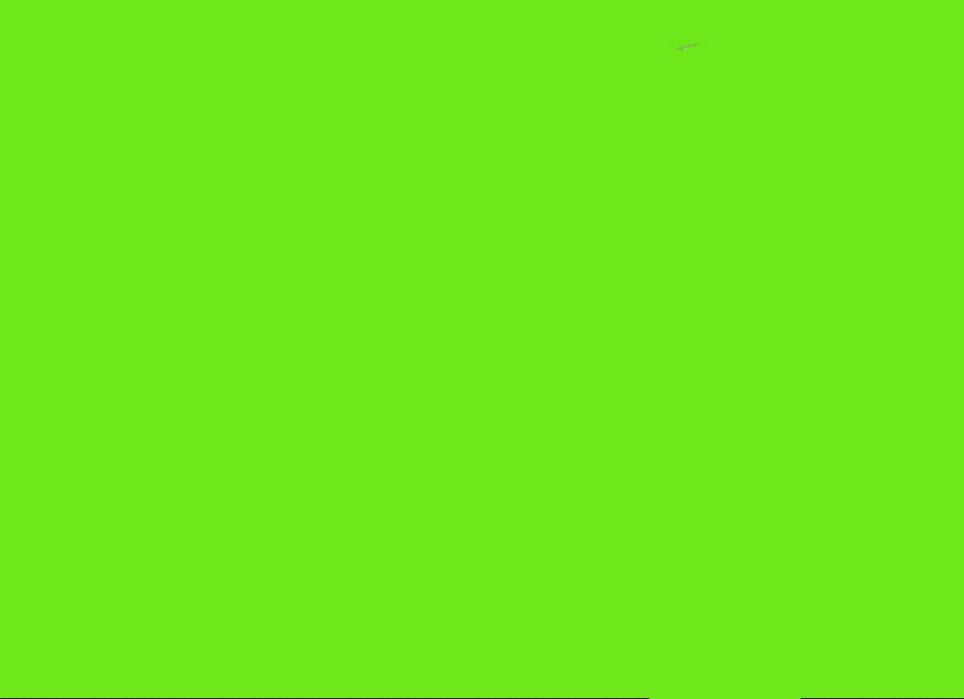
#> input picture Background Subtraction/Image/background4.png, 964 x 699 px, found by its file name
$ jupyter execute Background_Subtraction.ipynb   (shell and % lines are left out)
#> lines starting #> are read from the running program, lines starting #| are printed output that depends on the picture; after the words box and inside, x2 and y2 are one past the last pixel; in counts of white or black regions, pixels touching at a corner belong together; pictures that were not available may be replaced by others from this repository, and a replacement may not be noted
#> further down, bg1 is the input picture: shape (699, 964, 3); mean B, G, R 27, 231.8, 109.9
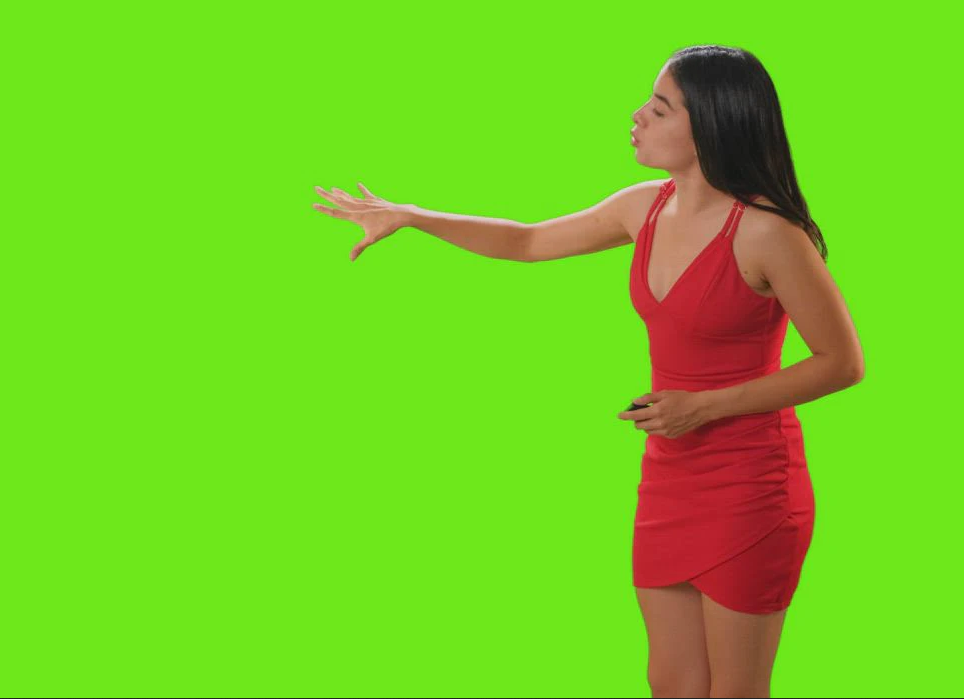
#> input picture Background Subtraction/Image/pg4.png, 964 x 699 px, found by its file name
#> further down, pg4 is the input picture: shape (699, 964, 3); mean B, G, R 32.7, 203.1, 116.8
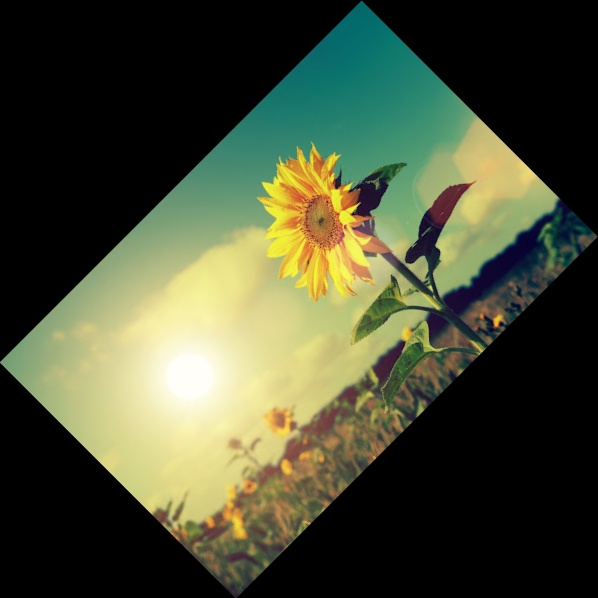
#> input picture Rotate Image/Image/rotate_fill.jpg, 598 x 598 px, given in place of weather_forecast.jpg, which was not available
#> further down, weather_forecast_img is the input picture: shape (598, 598, 3); mean B, G, R 53, 76.4, 71.2
[cell 1]
import cv2
import numpy as np
import matplotlib.pyplot as plt

[cell 2]
# Resize images
def resize(dst, img):
    '''
    dst là ảnh cần resize về cùng kích thước với img
    '''
    width = img.shape[1]
#> width = 964
    height = img.shape[0]
#> height = 699

    dim = (width, height)
#> dim = (964, 699)
    resized = cv2.resize(src=dst, dsize=dim, interpolation = cv2.INTER_AREA)
    return resized


def background_subtraction(foreground, background, weather_bg):
    foreground = cv2.GaussianBlur(foreground, (5, 5), 0)


    diff1 = cv2.subtract(foreground,background)
    diff2 = cv2.subtract(background,foreground)

    diff = diff1+diff2

    diff[abs(diff)<13.0]=0
#> diff: shape (699, 964, 3); mean of channels 0, 1, 2 5.4, 28.8, 9.9

    gray = cv2.cvtColor(diff.astype(np.uint8), cv2.COLOR_BGR2GRAY)
    gray[np.abs(gray) < 10] = 0
#> gray: shape (699, 964); min 0, max 151, mean 20.5
    foreground_mask = gray.astype(np.uint8)
    foreground_mask[foreground_mask>0]=255
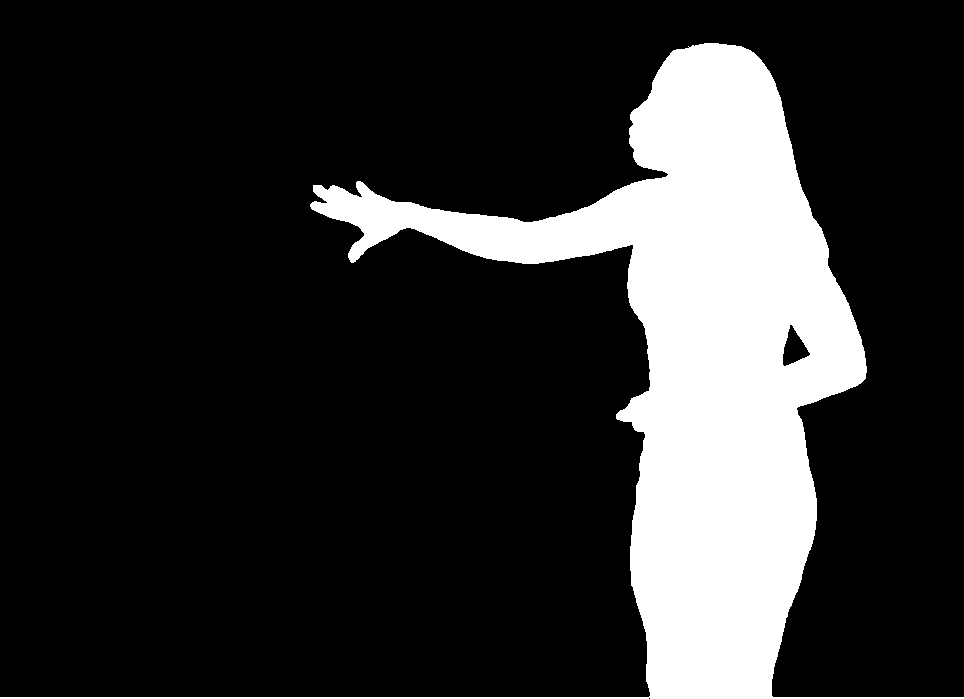
#> foreground_mask: shape (699, 964); 18.6% white; 1 white region, box (x1, y1, x2, y2) and area: (0, 43, 964, 699) 125183

    #invert the mask
    fgmask_inv = cv2.bitwise_not(foreground_mask)
    #use the masks to extract the relevant parts from FG and BG
    foreground_img = cv2.bitwise_and(foreground, foreground, mask = foreground_mask)
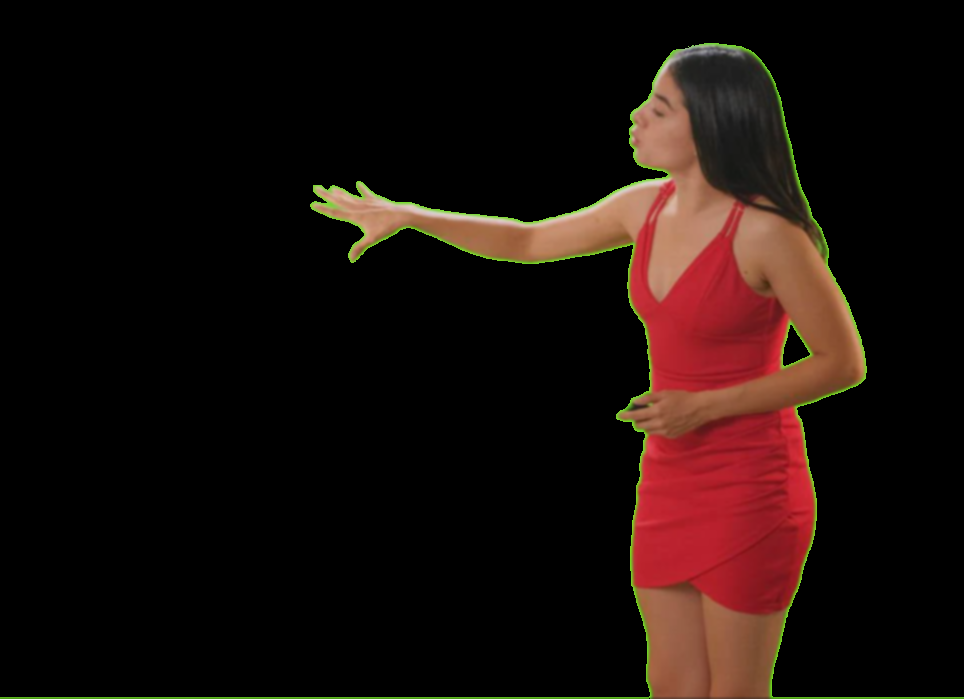
#> foreground_img: shape (699, 964, 3); mean of channels 0, 1, 2 10.7, 14.4, 27.3; drawn as B, G, R
    weatherForecast_img = cv2.bitwise_and(weather_bg, weather_bg, mask = fgmask_inv)
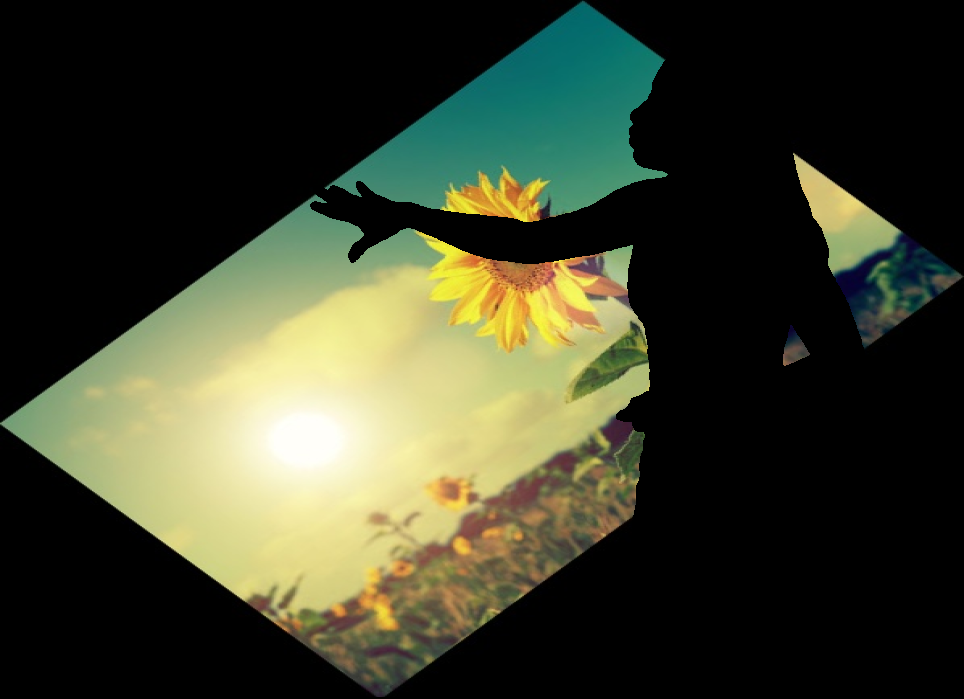
#> weatherForecast_img: shape (699, 964, 3); mean B, G, R 43, 62.2, 58.6

    # [7 lines of commented-out code are left out]

    return foreground_img, weatherForecast_img, foreground_mask

[cell 3]
# Read image
bg1 = cv2.imread('background4.png')
pg4 = cv2.imread('pg4.png')
weather_forecast_img = cv2.imread('weather_forecast.jpg')
# Resize image
pg4_re = resize(pg4, bg1)
weather_forecast_re = resize(weather_forecast_img, bg1)

# background subtraction
foreground_img, weather_forecast_bg, foreground_mask = background_subtraction(pg4_re, bg1, weather_forecast_re)
dst = cv2.add(weather_forecast_bg, foreground_img)
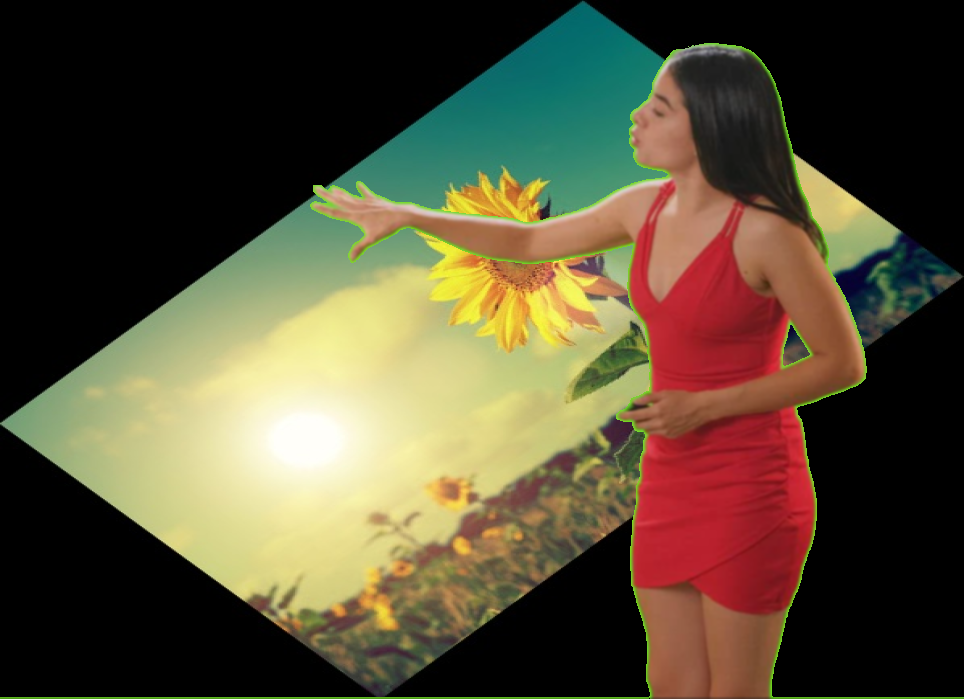
#> dst: shape (699, 964, 3); mean B, G, R 53.7, 76.5, 85.9

[cell 4]
fig = plt.figure()

fig, axes = plt.subplots(nrows = 2, ncols = 3, sharex=True, sharey = True, figsize=(20,15))
axes[0][0].imshow(cv2.cvtColor(bg1, cv2.COLOR_BGR2RGB))
axes[0][0].set_title("Background 1", fontsize=16)
axes[0][0].axis('off')

axes[0][1].imshow(cv2.cvtColor(weather_forecast_re, cv2.COLOR_BGR2RGB))
axes[0][1].set_title("Background 2", fontsize=16)
axes[0][1].axis('off')

axes[0][2].imshow(cv2.cvtColor(pg4, cv2.COLOR_BGR2RGB))
axes[0][2].set_title("Observed Image", fontsize=16)
axes[0][2].axis('off')

axes[1][0].imshow(foreground_mask, cmap="gray")
axes[1][0].set_title("Foreground Mask", fontsize=16)
axes[1][0].axis('off')

axes[1][1].imshow(cv2.cvtColor(foreground_img, cv2.COLOR_BGR2RGB))
axes[1][1].set_title("Segmented Image", fontsize=16)
axes[1][1].axis('off')

axes[1][2].imshow(cv2.cvtColor(dst, cv2.COLOR_BGR2RGB))
axes[1][2].set_title("New Image", fontsize=16)
axes[1][2].axis('off')

fig.tight_layout()

plt.show()
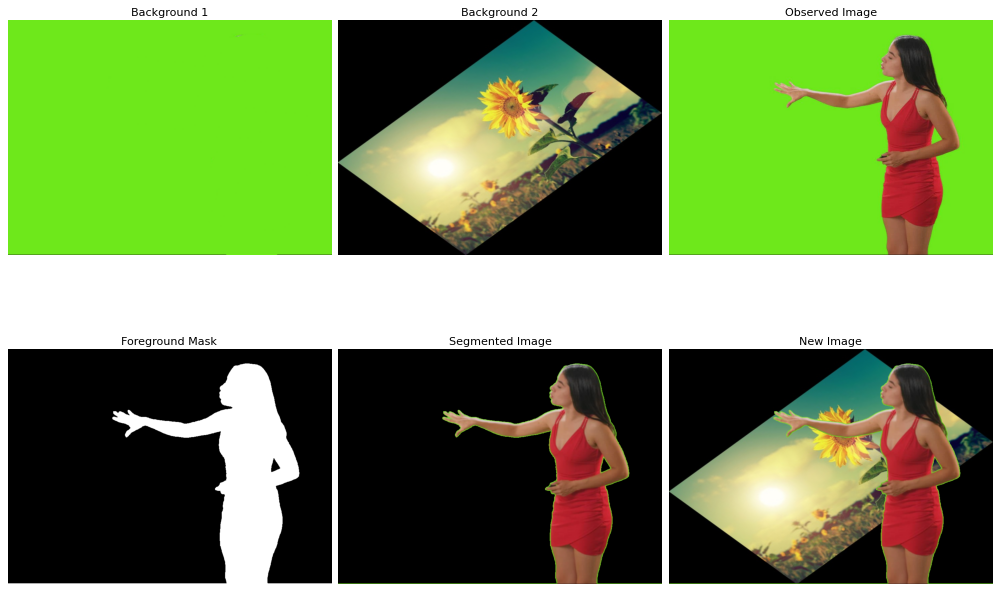
#> figure drawn by matplotlib, 6 panels
